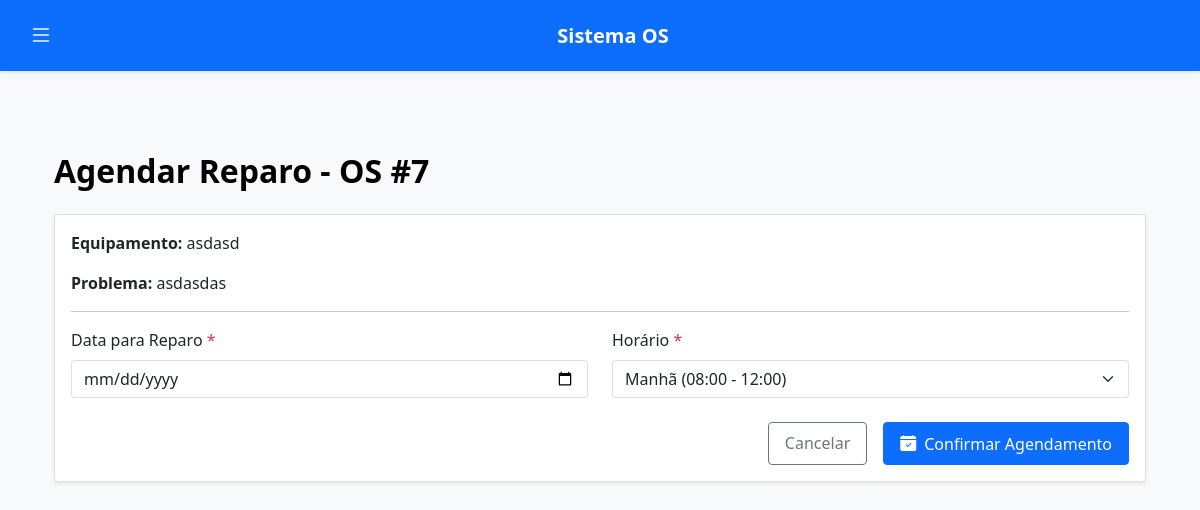
/manutencao/agendar/7 (signed in), run on an earlier commit of the app's database.
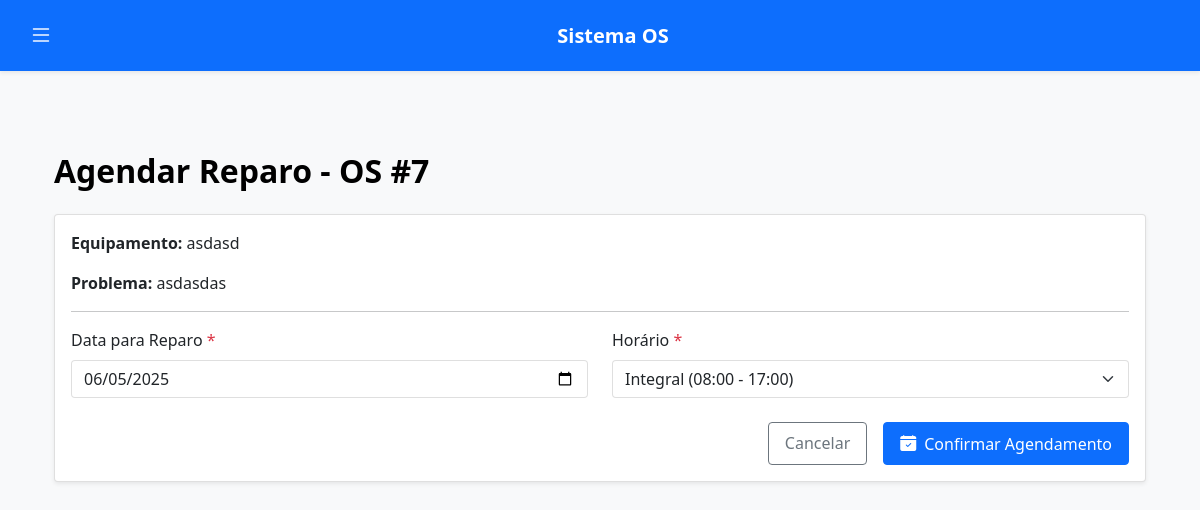
And on a later commit of the database.
### tables this page shows
CREATE TABLE ordens_servico (
            id INTEGER PRIMARY KEY AUTOINCREMENT,
            data TEXT NOT NULL DEFAULT CURRENT_TIMESTAMP, -- Data de abertura da OS
            equipamento TEXT NOT NULL,
            problema TEXT NOT NULL,
            prioridade TEXT NOT NULL CHECK(prioridade IN ('baixa', 'normal', 'alta', 'urgente')),
            status TEXT NOT NULL CHECK(status IN ('Aberta', 'Agendada', 'Em andamento', 'Pausada', 'Concluída', 'Cancelada')) DEFAULT 'Aberta',
            solucao TEXT,
            tempo_reparo REAL, -- Em minutos ou horas, a ser calculado
            inicio TEXT,      -- Data/Hora de início do trabalho (pode ser manual ou automático)
            fim TEXT,         -- Data/Hora de conclusão do trabalho (AGORA SERÁ MANUAL)
            solicitante_id INTEGER NOT NULL,
            tecnico_id INTEGER, -- Pode representar o técnico principal ou o que iniciou
            local TEXT,
            setor TEXT,
            data_agendamento TEXT,
            horario_agendamento TEXT,
            FOREIGN KEY (solicitante_id) REFERENCES usuarios (id),
            FOREIGN KEY (tecnico_id) REFERENCES usuarios (id)
        );

### app.py (the view, shortened to what this page needs)
@app.route('/manutencao/agendar/<int:id_os>', methods=['GET', 'POST'])
@manutencao_required
def agendar_os(id_os):
    conn = get_db()
    cursor = conn.cursor()
    cursor.execute("SELECT * FROM ordens_servico WHERE id = ?", (id_os,))
    os_data = cursor.fetchone()
    if not os_data:
        flash('Ordem de Serviço não encontrada.', 'danger')
        return redirect(url_for('manutencao_dashboard'))
    if os_data['status'] in ['Concluída', 'Cancelada']:
        flash(f"OS #{id_os} já está {os_data['status'].lower()} e não pode ser reagendada.", 'warning')
        return redirect(url_for('detalhe_os', id_os=id_os))
    return render_template('manutencao/agendar_os.html',
                           os=os_data)

### app.py (called while the page is built)
def manutencao_required(f):
    @wraps(f)
    def decorated_function(*args, **kwargs):
        if session.get('tipo') != 'manutencao':
            flash('Acesso não autorizado', 'danger')
            return redirect(url_for('login'))
        return f(*args, **kwargs)
    return decorated_function

def get_db():
    if 'db' not in g:
        g.db = sqlite3.connect('db/os.db')
        g.db.row_factory = sqlite3.Row
        g.db.execute("PRAGMA journal_mode=WAL")
        g.db.execute("PRAGMA busy_timeout=5000")
    return g.db

### templates/manutencao/agendar_os.html (shortened to what this page needs)
{% extends "base.html" %}
{% block content %}
<div class="container">
    <h2 class="my-4">Agendar Reparo - OS #{{ os.id }}</h2>
    <div class="card">
        <div class="card-body">
            <p><strong>Equipamento:</strong> {{ os.equipamento }}</p>
            <p><strong>Problema:</strong> {{ os.problema }}</p>
            <hr>
            <form method="POST" action="{{ url_for('agendar_os', id_os=os.id) }}">
                <div class="row mb-3">
                    <div class="col-md-6">
                        <label for="data_agendamento" class="form-label">Data para Reparo <span class="text-danger">*</span></label>
                        <input type="date" class="form-control" id="data_agendamento" name="data_agendamento"
                               value="{{ request_form_data.data_agendamento if request_form_data else (os.data_agendamento if os.data_agendamento else '') }}" required>
                    </div>
                    <div class="col-md-6">
                        <label for="horario_agendamento" class="form-label">Horário <span class="text-danger">*</span></label>
                        <select class="form-select" id="horario_agendamento" name="horario_agendamento" required>
                            {% set horario_selecionado = request_form_data.horario_agendamento if request_form_data else os.horario_agendamento %}
                            <option value="08:00-12:00" {% if horario_selecionado == '08:00-12:00' %}selected{% endif %}>Manhã (08:00 - 12:00)</option>
                            <option value="Integral" {% if horario_selecionado == 'Integral' %}selected{% endif %}>Integral (08:00 - 17:00)</option>
                        </select>
                    </div>
                </div>
                <div class="d-grid gap-2 d-md-flex justify-content-md-end mt-4">
                    <a href="{{ url_for('detalhe_os', id_os=os.id) }}" class="btn btn-outline-secondary me-md-2">Cancelar</a>
                    <button type="submit" class="btn btn-primary">
                        <i class="bi bi-calendar-check-fill me-2"></i>Confirmar Agendamento
                    </button>
                </div>
            </form>
        </div>
    </div>
</div>
{% endblock %}

What changed in the data, as far as the page shows it:
changed ordens_servico "asdasd": data_agendamento (not shown) → "06/05/2025"; horario_agendamento (not shown) → "Integral (08:00 - 17:00)"
Also different on the page:
form field horario_agendamento: "Manhã (08:00 - 12:00)" → (not shown)
